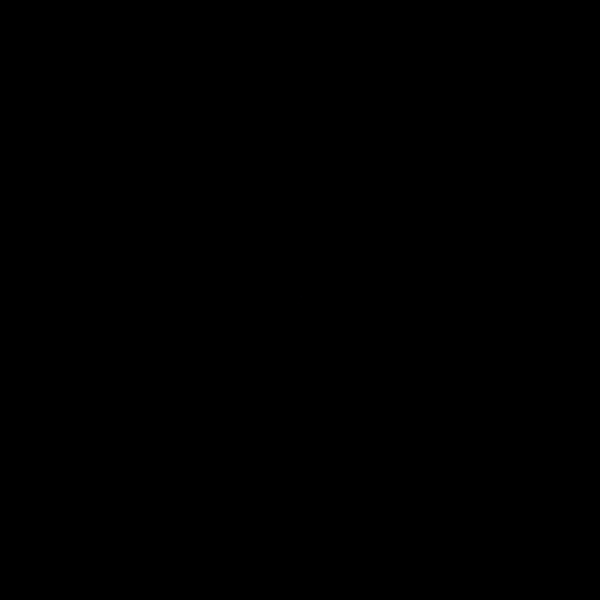
Frame 1 (no input)
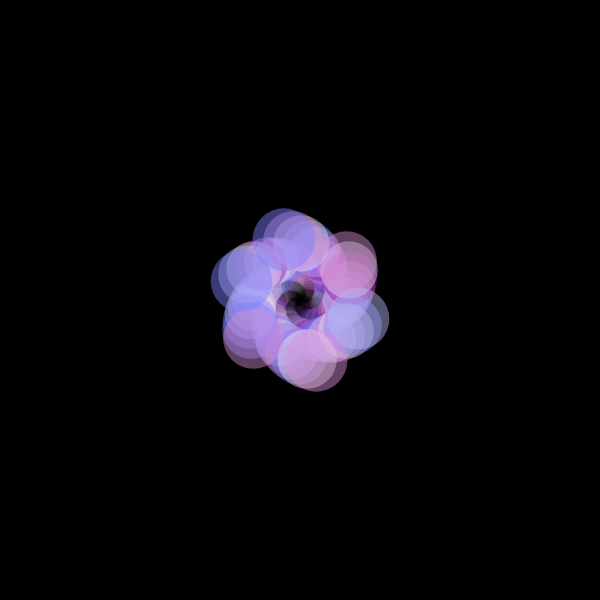
Frame 60 (no input)
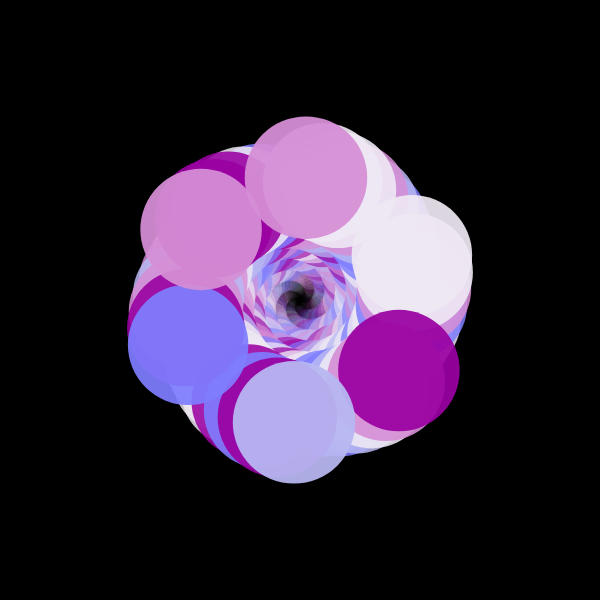
Frame 120 (the mouse pressed at the canvas centre since frame 60)

The p5.js sketch that drew these frames (run headless with seeded random() and noise() and a simulated clock; from frame 60 on, the mouse is pressed at the canvas centre):

// p5.js sketch
// ── sketch.js
let mid = {};
let shapePalette = [];
let shapeAlpha = 1;
function setup() {
  shapePalette = [
    color("#9a02a2"),
    color("#7f7eff"),
    color("#efe9f4"),
    color("#b8b8f3"),
    color("#d68fd6")
  ];
  createCanvas(600, 600);
  const bg = color("#000");
  background(bg);
  mid = {
    x: width / 2,
    y: height / 2
  };
  //noLoop();
  setupSeed();
  setupQueryVars();
}
var angle = 2.0;
var offset = 300;
var scalar = 3.5;
var speed = 1;
var sizeIncrease = 1.5;
var limit = 10000;
var shapesDrawn = 0;
var alphaChange = 1;
function draw() {
  drawShapeAt();
  drawShapeAt(-1);
  angle += speed;
  scalar += speed;
}

function drawShapeAt(mod = 1) {
  if (shapesDrawn > limit) return;
  var x = offset + cos(angle) * scalar * mod;
  var y = offset + sin(angle) * scalar * mod;
  fill(randomColorFromPallete());
  noStroke();
  ellipse(x, y, scalar, scalar);
  shapesDrawn++;
  if (shapeAlpha == 0) {
    shapeAlpha = alphaChange;
  } else {
    shapeAlpha += alphaChange;
  }
}

function randomFromArray(arr) {
  const i = Math.floor(random(0, arr.length));
  return arr[i];
}
function randomColorFromPallete() {
  let x = randomFromArray(shapePalette);
  x = x.levels;
  if (shapesDrawn < 5) {
    console.log(x);
    //console.log(r);
  }
  let r = color(x[0], x[1], x[2], shapeAlpha);
  return r;
}

function setupSeed() {
  const fromLocation = new URL(document.location).searchParams.get("seed");
  if (fromLocation) {
    window.seed = parseFloat(fromLocation);
  } else {
    window.seed = ceil(random(0, 1000000));
  }
  console.log(window.seed);
  randomSeed(window.seed);
}
function setupQueryVars() {
  const vars = new URL(document.location).searchParams;
  if (vars.get("alpha")) {
    shapeAlpha = parseInt(vars.get("alpha", 10));
  }
  if (vars.get("alphaChange")) {
    alphaChange = parseFloat(vars.get("alphaChange"));
  }
  if (vars.get("speed")) {
    //speed = parseFloat(vars.get("speed"));
  }
}
